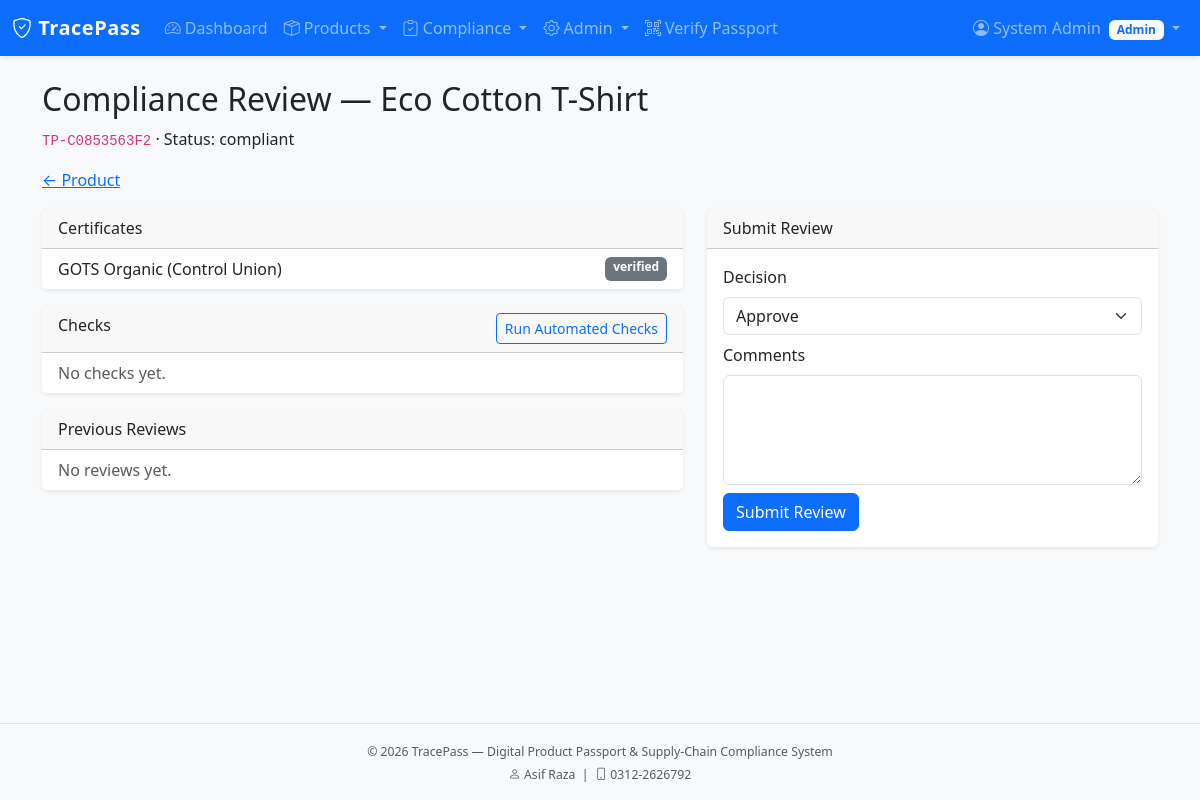
Page /compliance/product/1/review (signed in) on the committed database.
### app/models/user.py (models this page shows, shortened)
class User(UserMixin, db.Model):
    __tablename__ = 'users'
    id = db.Column(db.Integer, primary_key=True)
    name = db.Column(db.String(100), nullable=False)
    email = db.Column(db.String(120), unique=True, nullable=False, index=True)
    password_hash = db.Column(db.String(256), nullable=False)
    role_id = db.Column(db.Integer, db.ForeignKey('roles.id'), nullable=False)
    organization_id = db.Column(db.Integer, db.ForeignKey('organizations.id'), nullable=True)
    is_active = db.Column(db.Boolean, default=True)
    last_login = db.Column(db.DateTime)
    created_at = db.Column(db.DateTime, default=datetime.utcnow)
    updated_at = db.Column(db.DateTime, default=datetime.utcnow, onupdate=datetime.utcnow)
    @property
    def password(self):
        raise AttributeError('password is not a readable attribute')
    def has_role(self, *role_names):
        if self.role is None:
            return False
        return self.role.name in role_names

### app/models/role.py (models this page shows, shortened)
class Role(db.Model):
    __tablename__ = 'roles'
    id = db.Column(db.Integer, primary_key=True)
    name = db.Column(db.String(64), unique=True, nullable=False, index=True)
    description = db.Column(db.String(255))
    permissions = db.Column(db.Integer, default=0)  # bitmask style if needed later
    is_default = db.Column(db.Boolean, default=False)
    created_at = db.Column(db.DateTime, default=datetime.utcnow)
    users = db.relationship('User', backref='role', lazy='dynamic')
    PERMISSION_VIEW_PUBLIC = 0x01
    PERMISSION_MANAGE_PRODUCTS = 0x02
    PERMISSION_MANAGE_SUPPLIERS = 0x04
    PERMISSION_COMPLIANCE = 0x08
    PERMISSION_ADMIN = 0x80

### app/models/product.py (models this page shows, shortened)
class Product(db.Model):
    __tablename__ = 'products'
    id = db.Column(db.Integer, primary_key=True)
    passport_code = db.Column(db.String(64), unique=True, nullable=False, index=True)
    name = db.Column(db.String(200), nullable=False)
    category = db.Column(db.String(100))
    brand = db.Column(db.String(100))
    model = db.Column(db.String(100))
    description = db.Column(db.Text)
    manufacturer_org_id = db.Column(db.Integer, db.ForeignKey('organizations.id'), nullable=False)
    origin_country = db.Column(db.String(80))
    status = db.Column(db.String(30), default='draft')  # draft, submitted, published, archived
    compliance_status = db.Column(db.String(30), default='pending')  # pending, compliant, non_compliant, under_review
    created_by = db.Column(db.Integer, db.ForeignKey('users.id'))
    created_at = db.Column(db.DateTime, default=datetime.utcnow)
    updated_at = db.Column(db.DateTime, default=datetime.utcnow, onupdate=datetime.utcnow)
    published_at = db.Column(db.DateTime)
    manufacturer = db.relationship('Organization', backref='products', foreign_keys=[manufacturer_org_id])
    creator = db.relationship('User', foreign_keys=[created_by])
    batches = db.relationship('ProductBatch', backref='product', lazy='dynamic', cascade='all, delete-orphan')
    materials = db.relationship('ProductMaterial', backref='product', lazy='dynamic', cascade='all, delete-orphan')
    events = db.relationship('SupplyChainEvent', backref='product', lazy='dynamic', cascade='all, delete-orphan')
    certificates = db.relationship('Certificate', backref='product', lazy='dynamic')
    compliance_checks = db.relationship('ComplianceCheck', backref='product', lazy='dynamic')
    compliance_reviews = db.relationship('ComplianceReview', backref='product', lazy='dynamic')

### app/models/compliance.py (models this page shows, shortened)
class Certificate(db.Model):
    __tablename__ = 'certificates'
    id = db.Column(db.Integer, primary_key=True)
    organization_id = db.Column(db.Integer, db.ForeignKey('organizations.id'))
    product_id = db.Column(db.Integer, db.ForeignKey('products.id'), nullable=True)
    cert_type = db.Column(db.String(100), nullable=False)
    issuer = db.Column(db.String(150))
    issue_date = db.Column(db.Date)
    expiry_date = db.Column(db.Date)
    file_path = db.Column(db.String(255))
    verification_status = db.Column(db.String(30), default='pending')  # pending, verified, rejected
    uploaded_by = db.Column(db.Integer, db.ForeignKey('users.id'))
    created_at = db.Column(db.DateTime, default=datetime.utcnow)
    organization = db.relationship('Organization', foreign_keys=[organization_id])
    uploader = db.relationship('User', foreign_keys=[uploaded_by])
    @property
    def is_expired(self):
        if self.expiry_date:
            return self.expiry_date < datetime.utcnow().date()
        return False

### app/compliance/routes.py (the view, shortened to what this page needs)
@compliance_bp.route('/product/<int:product_id>/review', methods=['GET', 'POST'])
@login_required
@role_required('Auditor', 'Admin')
def product_review(product_id):
    product = Product.query.get_or_404(product_id)
    form = ReviewForm()
    checks = product.compliance_checks.order_by(ComplianceCheck.checked_at.desc()).all()
    reviews = product.compliance_reviews.order_by(ComplianceReview.reviewed_at.desc()).all()
    certs = product.certificates.all()
    return render_template('compliance/review.html', product=product, form=form,
                           checks=checks, reviews=reviews, certificates=certs, title='Compliance Review')

### app/compliance/forms.py
class ReviewForm(FlaskForm):
    decision = SelectField('Decision', choices=[
        ('approved', 'Approve'),
        ('rejected', 'Reject'),
        ('request_correction', 'Request Correction')
    ], validators=[DataRequired()])
    comments = TextAreaField('Comments', validators=[Optional()])
    submit = SubmitField('Submit Review')

### app/models/user.py (called while the page is built)
@login_manager.user_loader
def load_user(user_id):
    return User.query.get(int(user_id))

### app/templates/compliance/review.html
{% extends "base.html" %}
{% block content %}
<div class="container">
<h2>Compliance Review — {{ product.name }}</h2>
<p><code>{{ product.passport_code }}</code> · Status: {{ product.compliance_status }}</p>
<p><a href="{{ url_for('products.detail', id=product.id) }}">&larr; Product</a></p>
<div class="row g-4">
<div class="col-md-7">
<div class="card mb-3"><div class="card-header">Certificates</div>
<ul class="list-group list-group-flush">
{% for c in certificates %}
<li class="list-group-item d-flex justify-content-between">
<span>{{ c.cert_type }} ({{ c.issuer or 'n/a' }}) {% if c.is_expired %}<span class="badge bg-danger">Expired</span>{% endif %}</span>
<span class="badge bg-secondary">{{ c.verification_status }}</span>
</li>
{% else %}<li class="list-group-item text-muted">No certificates.</li>{% endfor %}
</ul></div>
<div class="card mb-3"><div class="card-header d-flex justify-content-between">
<span>Checks</span>
<form method="POST" action="{{ url_for('compliance.run_checks', product_id=product.id) }}">
<button class="btn btn-sm btn-outline-primary">Run Automated Checks</button>
</form>
</div>
<ul class="list-group list-group-flush">
{% for ch in checks %}
<li class="list-group-item small">
<strong>{{ ch.rule.name if ch.rule else 'Rule' }}</strong> —
<span class="badge {% if ch.result=='pass' %}bg-success{% elif ch.result=='fail' %}bg-danger{% else %}bg-warning text-dark{% endif %}">{{ ch.result }}</span>
<br>{{ ch.notes or '' }}
</li>
{% else %}<li class="list-group-item text-muted">No checks yet.</li>{% endfor %}
</ul></div>
<div class="card"><div class="card-header">Previous Reviews</div>
<ul class="list-group list-group-flush">
{% for r in reviews %}
<li class="list-group-item small">
<strong>{{ r.decision }}</strong> by {{ r.reviewer.name if r.reviewer else '—' }}
— {{ r.reviewed_at.strftime('%d %b %Y') if r.reviewed_at else '' }}
{% if r.comments %}<br>{{ r.comments }}{% endif %}
</li>
{% else %}<li class="list-group-item text-muted">No reviews yet.</li>{% endfor %}
</ul></div>
</div>
<div class="col-md-5">
<div class="card"><div class="card-header">Submit Review</div><div class="card-body">
<form method="POST">{{ form.hidden_tag() }}
<div class="mb-2">{{ form.decision.label(class="form-label") }}{{ form.decision(class="form-select") }}</div>
<div class="mb-2">{{ form.comments.label(class="form-label") }}{{ form.comments(class="form-control", rows=4) }}</div>
{{ form.submit(class="btn btn-primary") }}
</form></div></div>
</div>
</div></div>
{% endblock %}

### app/templates/includes/navbar.html (shortened to what this page needs)
<nav class="navbar navbar-expand-lg navbar-dark bg-primary shadow-sm">
    <div class="container-fluid">
        <a class="navbar-brand fw-bold" href="{{ url_for('main.index') }}">
            <i class="bi bi-shield-check"></i> TracePass
        </a>
        <div class="collapse navbar-collapse" id="mainNav">
            <ul class="navbar-nav me-auto mb-2 mb-lg-0">
                {% if current_user.is_authenticated %}
                    <li class="nav-item">
                        <a class="nav-link" href="{{ url_for('main.dashboard') }}">
                            <i class="bi bi-speedometer2"></i> Dashboard
                        </a>
                    </li>
                    {% if current_user.has_role('Manufacturer', 'Admin', 'Auditor', 'Distributor', 'Supplier') %}
                    <li class="nav-item dropdown">
                        <a class="nav-link dropdown-toggle" href="#" data-bs-toggle="dropdown">
                            <i class="bi bi-box-seam"></i> Products
                        </a>
                    </li>
                    {% endif %}
                    {% if current_user.has_role('Auditor', 'Admin') %}
                    <li class="nav-item dropdown">
                        <a class="nav-link dropdown-toggle" href="#" data-bs-toggle="dropdown">
                            <i class="bi bi-clipboard-check"></i> Compliance
                        </a>
                    </li>
                    {% elif current_user.has_role('Supplier', 'Manufacturer') %}
                    <li class="nav-item">
                        <a class="nav-link" href="{{ url_for('compliance.certificates') }}">
                            <i class="bi bi-file-earmark-check"></i> Certificates
                        </a>
                    </li>
                    {% endif %}
                    {% if current_user.has_role('Admin') %}
                    <li class="nav-item dropdown">
                        <a class="nav-link dropdown-toggle" href="#" data-bs-toggle="dropdown">
                            <i class="bi bi-gear"></i> Admin
                        </a>
                    </li>
                    {% endif %}
                {% endif %}
                <li class="nav-item">
                    <a class="nav-link" href="{{ url_for('public.verify') }}">
                        <i class="bi bi-qr-code-scan"></i> Verify Passport
                    </a>
                </li>
            </ul>
            <ul class="navbar-nav ms-auto">
                {% if current_user.is_authenticated %}
                    <li class="nav-item dropdown">
                        <a class="nav-link dropdown-toggle" href="#" data-bs-toggle="dropdown">
                            <i class="bi bi-person-circle"></i>
                            {{ current_user.name }}
                            <span class="badge bg-light text-primary ms-1">{{ current_user.role.name }}</span>
                        </a>
                    </li>
                {% endif %}
            </ul>
        </div>
    </div>
</nav>

### app/static/css/style.css (style rules this page uses)
:root { --tp-primary: #0d6efd; --tp-dark: #0a2540; }
body { min-height: 100vh; display: flex; flex-direction: column; background-color: #f8f9fa; }
.navbar-brand { letter-spacing: 0.5px; }
.card { border: none; box-shadow: 0 0.125rem 0.25rem rgba(0, 0, 0, 0.075); }

### rows in the picture
User: name "System Admin"
Role: role.name "Admin"
Product: name "Eco Cotton T-Shirt", passport_code "TP-C0853563F2", compliance_status "compliant"
Certificate: cert_type "GOTS Organic", issuer "Control Union", verification_status "verified"
